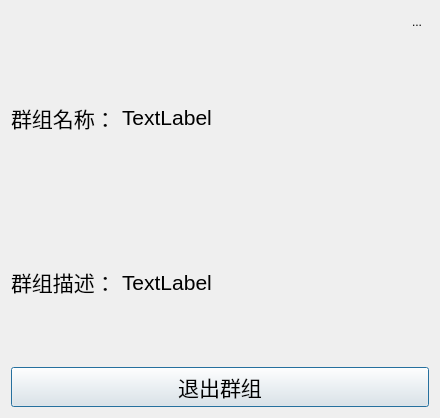
<?xml version="1.0" encoding="UTF-8"?>
<ui version="4.0">
 <class>GroupInfoDia</class>
 <widget class="QDialog" name="GroupInfoDia">
  <property name="geometry">
   <rect>
    <x>0</x>
    <y>0</y>
    <width>440</width>
    <height>418</height>
   </rect>
  </property>
  <property name="windowTitle">
   <string>Dialog</string>
  </property>
  <layout class="QVBoxLayout" name="verticalLayout">
   <item>
    <layout class="QHBoxLayout" name="horizontalLayout_3">
     <item>
      <spacer name="horizontalSpacer">
       <property name="orientation">
        <enum>Qt::Horizontal</enum>
       </property>
       <property name="sizeHint" stdset="0">
        <size>
         <width>40</width>
         <height>20</height>
        </size>
       </property>
      </spacer>
     </item>
     <item>
      <widget class="QToolButton" name="toolButton">
       <property name="text">
        <string>...</string>
       </property>
       <property name="icon">
        <iconset resource="res.qrc">
         <normaloff>:/close</normaloff>:/close</iconset>
       </property>
       <property name="iconSize">
        <size>
         <width>20</width>
         <height>20</height>
        </size>
       </property>
       <property name="autoRaise">
        <bool>true</bool>
       </property>
      </widget>
     </item>
    </layout>
   </item>
   <item>
    <layout class="QHBoxLayout" name="horizontalLayout">
     <item>
      <widget class="QLabel" name="label">
       <property name="sizePolicy">
        <sizepolicy hsizetype="Fixed" vsizetype="Preferred">
         <horstretch>0</horstretch>
         <verstretch>0</verstretch>
        </sizepolicy>
       </property>
       <property name="font">
        <font>
         <pointsize>16</pointsize>
        </font>
       </property>
       <property name="text">
        <string>群组名称：</string>
       </property>
      </widget>
     </item>
     <item>
      <widget class="QLabel" name="groupNameLabel">
       <property name="font">
        <font>
         <pointsize>16</pointsize>
        </font>
       </property>
       <property name="text">
        <string>TextLabel</string>
       </property>
      </widget>
     </item>
    </layout>
   </item>
   <item>
    <layout class="QHBoxLayout" name="horizontalLayout_2">
     <item>
      <widget class="QLabel" name="label_2">
       <property name="sizePolicy">
        <sizepolicy hsizetype="Fixed" vsizetype="Preferred">
         <horstretch>0</horstretch>
         <verstretch>0</verstretch>
        </sizepolicy>
       </property>
       <property name="font">
        <font>
         <pointsize>16</pointsize>
        </font>
       </property>
       <property name="text">
        <string>群组描述：</string>
       </property>
      </widget>
     </item>
     <item>
      <widget class="QLabel" name="groupDescLabel">
       <property name="font">
        <font>
         <pointsize>16</pointsize>
        </font>
       </property>
       <property name="text">
        <string>TextLabel</string>
       </property>
      </widget>
     </item>
    </layout>
   </item>
   <item>
    <widget class="QPushButton" name="quitGroupBtn">
     <property name="font">
      <font>
       <pointsize>16</pointsize>
      </font>
     </property>
     <property name="text">
      <string>退出群组</string>
     </property>
    </widget>
   </item>
  </layout>
 </widget>
 <resources>
  <include location="res.qrc"/>
 </resources>
 <connections/>
</ui>
